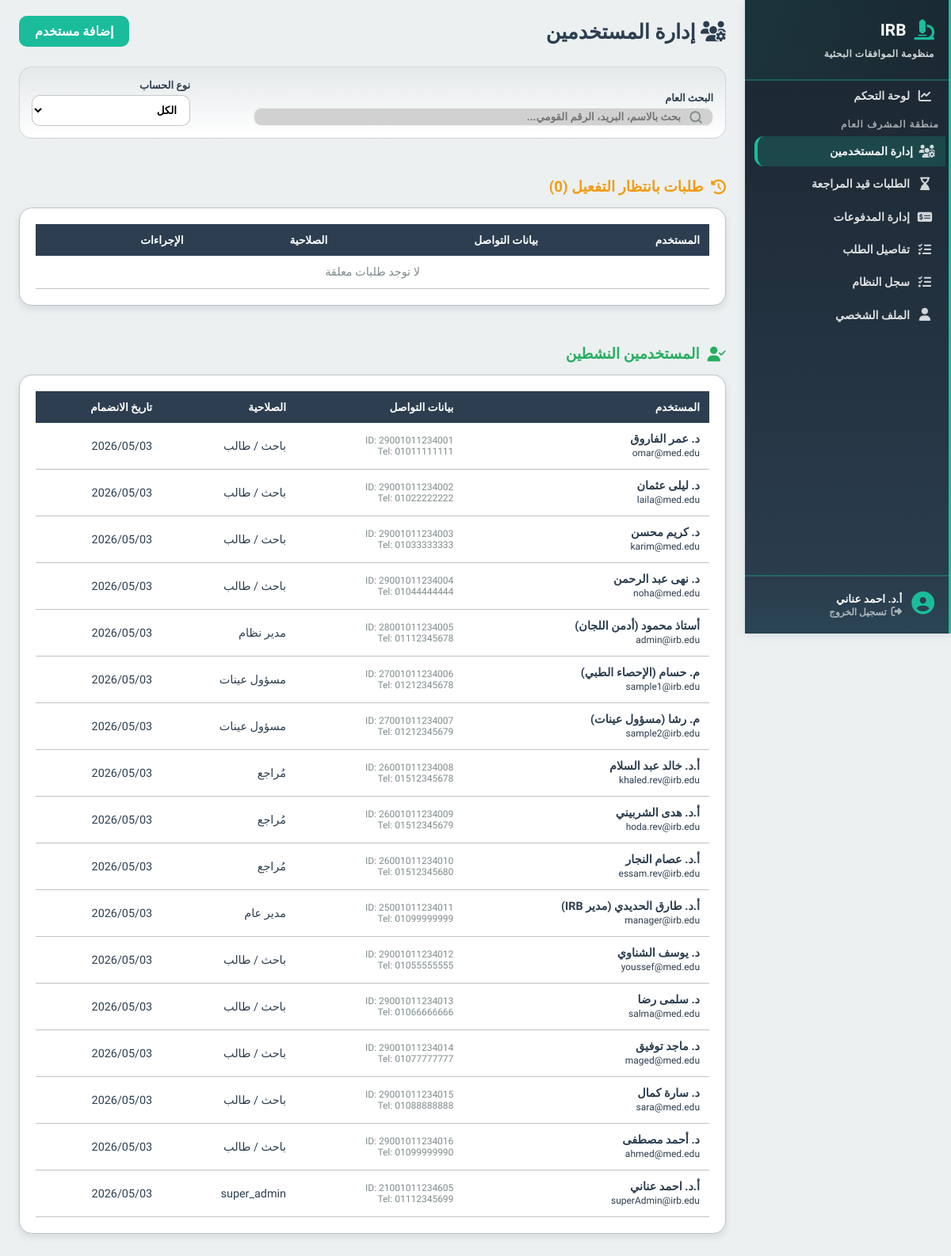
The page /features/admin/manage_users.php (signed in) on the database its author committed.
### tables this page shows
CREATE TABLE users (
    id INT AUTO_INCREMENT PRIMARY KEY,
    role ENUM('student','admin','sample_officer','reviewer','manager','super_admin') NOT NULL,
    full_name VARCHAR(255),
    email VARCHAR(255) UNIQUE,
    password_hash VARCHAR(255),
    national_id VARCHAR(20),
    phone_number VARCHAR(20),
    faculty VARCHAR(150),
    department VARCHAR(150),
    id_front_url VARCHAR(255),
    id_back_url VARCHAR(255),
    is_active BOOLEAN DEFAULT FALSE,
    created_at TIMESTAMP DEFAULT CURRENT_TIMESTAMP
);

### classes/Database.php (called while the page is built, shortened)
<?php
class Database
{
    public $conn;
    public function __construct()
    {
        $env = require __DIR__ . '/../includes/env.php';
        $this->host = $env['DB_HOST'];
        $this->user = $env['DB_USER'];
        $this->pass = $env['DB_PASS'];
        $this->db = $env['DB_NAME'];
        $this->port = $env['DB_PORT'];
        $this->conn = new mysqli($this->host, $this->user, $this->pass, $this->db, $this->port);
        $this->conn->set_charset("utf8mb4");
    }
    public function getconn() {
        return $this->conn;
    }
}
?>

### features/admin/manage_users.php (the view, shortened to what this page needs)
<?php
$db = new Database();
$sql = "SELECT id, full_name, email, role, is_active, national_id, phone_number, created_at FROM users ORDER BY created_at DESC";
$allUsers = $db->getconn()->query($sql)->fetch_all(MYSQLI_ASSOC);
$pendingUsers = [];
$activeUsers = [];
$roleTranslations = [
    'admin'          => 'مدير نظام',
    'manager'        => 'مدير عام',
    'reviewer'       => 'مُراجع',
    'sample_officer' => 'مسؤول عينات',
    'student'        => 'باحث / طالب'
];
foreach ($allUsers as $u) {
    if ((int)$u['is_active'] === 0) {
        $pendingUsers[] = $u;
    } else {
        $activeUsers[] = $u;
    }
}
?>
<!DOCTYPE html>
<html lang="ar" dir="rtl">
<head>
    <link rel="stylesheet" href="https://cdnjs.cloudflare.com/ajax/libs/font-awesome/6.4.0/css/all.min.css">
    <link rel="stylesheet" href="/irb-digital-system/includes/style.css">
    <link rel="stylesheet" href="/irb-digital-system/assets/css/global.css">
</head>
<body>
    <?php include __DIR__ . '/../../includes/sidebar.php'; ?>
    <div class="content">
        <div class="page-header">
            <h2 class="page-title"><i class="fa-solid fa-users-gear"></i> إدارة المستخدمين</h2>
            <a href="add_user.php" class="btn-add-user" style="background:var(--accent-base); color:white; padding:10px 20px; border-radius:10px; text-decoration:none; font-weight:800;">إضافة مستخدم</a>
        </div>
        <div class="toolbar-card">
            <div class="search-wrapper">
                <label style="display:block; font-weight:800; font-size:0.8rem; margin-bottom:5px;">البحث العام</label>
                <input type="text" id="mainSearch" class="search-input" placeholder="بحث بالاسم، البريد، الرقم القومي...">
            </div>
            <div style="width: 200px;">
                <label style="display:block; font-weight:800; font-size:0.8rem; margin-bottom:5px;">نوع الحساب</label>
                <select id="roleFilter" class="search-input" style="background-image:none; padding-right:12px;">
                    <option value="all">الكل</option>
                </select>
            </div>
        </div>
        <h3 class="section-title" style="color: #f39c12;"><i class="fa-solid fa-clock-rotate-left"></i> طلبات بانتظار التفعيل (<?= count($pendingUsers) ?>)</h3>
        <div class="data-card">
            <table class="data-table">
                <thead>
                    <tr>
                        <th>المستخدم</th>
                        <th>بيانات التواصل</th>
                        <th>الصلاحية</th>
                        <th>الإجراءات</th>
                    </tr>
                </thead>
                <tbody>
                    <?php if(empty($pendingUsers)): ?>
                        <tr><td colspan="4" style="text-align:center; color:var(--text-muted);">لا توجد طلبات معلقة</td></tr>
                    <?php endif; ?>
                </tbody>
            </table>
        </div>
        <h3 class="section-title" style="color: #27ae60;"><i class="fa-solid fa-user-check"></i> المستخدمين النشطين</h3>
        <div class="data-card">
            <table class="data-table">
                <thead>
                    <tr>
                        <th>المستخدم</th>
                        <th>بيانات التواصل</th>
                        <th>الصلاحية</th>
                        <th>تاريخ الانضمام</th>
                    </tr>
                </thead>
                <tbody id="activeUsersTable">
                    <?php foreach ($activeUsers as $u): ?>
                    <tr data-search="<?= strtolower($u['full_name'] . ' ' . $u['email']) ?>" data-role="<?= $u['role'] ?>">
                        <td><strong><?= htmlspecialchars($u['full_name']) ?></strong><br><small><?= htmlspecialchars($u['email']) ?></small></td>
                        <td class="contact-info">
                            <small>ID: <?= $u['national_id'] ?></small>
                            <small>Tel: <?= $u['phone_number'] ?></small>
                        </td>
                        <td><span class="phase-badge"><?= $roleTranslations[$u['role']] ?? $u['role'] ?></span></td>
                        <td><?= date('Y/m/d', strtotime($u['created_at'])) ?></td>
                    </tr>
                    <?php endforeach; ?>
                </tbody>
            </table>
        </div>
    </div>
</body>
</html>

### includes/style.css (style rules this page uses)
:root { --primary: var(--primary-base); --surface: var(--bg-surface); --background: var(--bg-page); --text-dark: var(--text-main); --text-light: var(--text-muted); --border: var(--border-light); }
* { box-sizing: border-box; }
body { margin: 0; font-family: 'Cairo', sans-serif; background-color: var(--background); color: var(--text-dark); }
.search-wrapper { position: relative; }
.search-wrapper input { width: 90%; padding: 3px 40px 3px 15px; border-radius: 10px; border: 1px solid #eee; background-color: #d2d1d1; font-family: 'Cairo', sans-serif; }

### assets/css/global.css (style rules this page uses)
:root { --primary-light: #ecf5f7; --primary-base: #2c3e50; --primary-dark: #1a252f; --accent-light: #d5f4f1; --accent-base: #1abc9c; --accent-dark: #16a085; --success-light: #d5f4e6; --success-base: #27ae60; --warning-light: #fdebd0; --warning-base: #f39c12; --alert-light: #fadbd8; --alert-base: #e74c3c; --bg-page: #ecf0f1; --bg-surface: #ffffff; --text-main: #2c3e50; --text-muted: #7f8c8d; --border-light: #bdc3c7; --border-dark: #95a5a6; --status-approved-bg: #d5f4e6; --status-approved-text: #27ae60; --status-pending-bg: #fdebd0; --status-pending-text: #d68910; --status-rejected-bg: #fadbd8; --status-rejected-text: #c0392b; --radius-sm: 8px; --radius-md: 12px; --radius-lg: 16px; --shadow-sm: 0 2px 4px rgba(44, 62, 80, 0.1); --shadow-md: 0 4px 8px rgba(44, 62, 80, 0.12); --shadow-lg: 0 8px 16px rgba(44, 62, 80, 0.15); --transition-smooth: 0.3s ease; --shadow-lg: 0 10px 15px -3px rgba(15, 23, 42, 0.08), 0 4px 6px -4px rgba(15, 23, 42, 0.04); --shadow-glow: 0 0 15px rgba(6, 182, 212, 0.3); }

### features/admin/manage_users.php (style rules this page uses)
body { background:var(--bg-page); }
.content { margin-right:260px; padding:20px 24px; display:flex; flex-direction:column; align-items:center; }
.content > * { width:100%; max-width:1120px; }
.page-header { display: flex; justify-content: space-between; align-items: center; margin-bottom: 25px; }
.page-title { color:var(--primary-base); font-weight:800; font-size:1.6rem; margin:0; }
.toolbar-card { background: linear-gradient(180deg,rgba(44,62,80,0.04) 0%,#fff 100%); border: 1px solid rgba(189,195,199,0.6); border-radius: var(--radius-lg); padding: 15px; margin-bottom: 20px; display: flex; gap: 15px; align-items: flex-end; }
.search-wrapper { position: relative; flex: 1; }
.search-input { width:100%; border:1.5px solid rgba(189,195,199,0.9); border-radius:10px; padding:10px 40px 10px 12px; font-family:inherit; font-weight:600; }
.section-title { font-weight: 800; color: var(--primary-base); margin: 30px 0 15px; display: flex; align-items: center; gap: 10px; }
.data-card { background:var(--bg-surface); border-radius:var(--radius-lg); box-shadow:var(--shadow-md); border:1px solid var(--border-light); padding: 20px; margin-bottom: 20px; }
.data-table { width:100%; border-collapse:collapse; text-align:right; }
.data-table th { padding:12px; background:var(--primary-base); color:white; font-weight:700; font-size:0.85rem; }
.data-table td { padding:12px; border-bottom:1px solid var(--border-light); font-size: 0.9rem; }
.contact-info small { display: block; color: var(--text-muted); font-size: 0.75rem; }

### rows shown on the page
users: full_name "د. عمر الفاروق", email "omar@med.edu", national "29001011234001", phone_number "01011111111", role "باحث / طالب", created_at "2026/05/03"
users: full_name "د. ليلى عثمان", email "laila@med.edu", national "29001011234002", phone_number "01022222222", role "باحث / طالب", created_at "2026/05/03"
users: full_name "د. كريم محسن", email "karim@med.edu", national "29001011234003", phone_number "01033333333", role "باحث / طالب", created_at "2026/05/03"
users: full_name "د. نهى عبد الرحمن", email "noha@med.edu", national "29001011234004", phone_number "01044444444", role "باحث / طالب", created_at "2026/05/03"
users: full_name "أستاذ محمود (أدمن اللجان)", email "admin@irb.edu", national "28001011234005", phone_number "01112345678", role "مدير نظام", created_at "2026/05/03"
users: full_name "م. حسام (الإحصاء الطبي)", email "sample1@irb.edu", national "27001011234006", phone_number "01212345678", role "مسؤول عينات", created_at "2026/05/03"
users: full_name "م. رشا (مسؤول عينات)", email "sample2@irb.edu", national "27001011234007", phone_number "01212345679", role "مسؤول عينات", created_at "2026/05/03"
users: full_name "أ.د. خالد عبد السلام", email "khaled.rev@irb.edu", national "26001011234008", phone_number "01512345678", role "مُراجع", created_at "2026/05/03"
users: full_name "أ.د. هدى الشربيني", email "hoda.rev@irb.edu", national "26001011234009", phone_number "01512345679", role "مُراجع", created_at "2026/05/03"
users: full_name "أ.د. عصام النجار", email "essam.rev@irb.edu", national "26001011234010", phone_number "01512345680", role "مُراجع", created_at "2026/05/03"
users: full_name "أ.د. طارق الحديدي (مدير IRB)", email "manager@irb.edu", national "25001011234011", phone_number "01099999999", role "مدير عام", created_at "2026/05/03"
users: full_name "د. يوسف الشناوي", email "youssef@med.edu", national "29001011234012", phone_number "01055555555", role "باحث / طالب", created_at "2026/05/03"
users: full_name "د. سلمى رضا", email "salma@med.edu", national "29001011234013", phone_number "01066666666", role "باحث / طالب", created_at "2026/05/03"
users: full_name "د. ماجد توفيق", email "maged@med.edu", national "29001011234014", phone_number "01077777777", role "باحث / طالب", created_at "2026/05/03"
users: full_name "د. سارة كمال", email "sara@med.edu", national "29001011234015", phone_number "01088888888", role "باحث / طالب", created_at "2026/05/03"
users: full_name "د. أحمد مصطفى", email "ahmed@med.edu", national "29001011234016", phone_number "01099999990", role "باحث / طالب", created_at "2026/05/03"
users: full_name "أ.د. احمد عناني", email "superAdmin@irb.edu", national "21001011234605", phone_number "01112345699", role "super_admin", created_at "2026/05/03"

### other values the page prints
mb_substr($_SESSION['full_name'], 0, 20, 'UTF-8') "أ.د. احمد عناني"
count($pendingUsers) "0"
